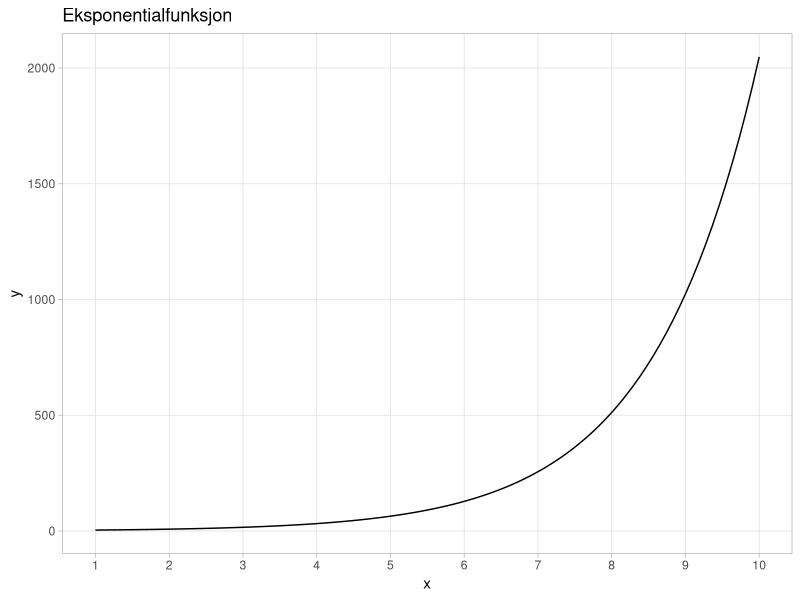
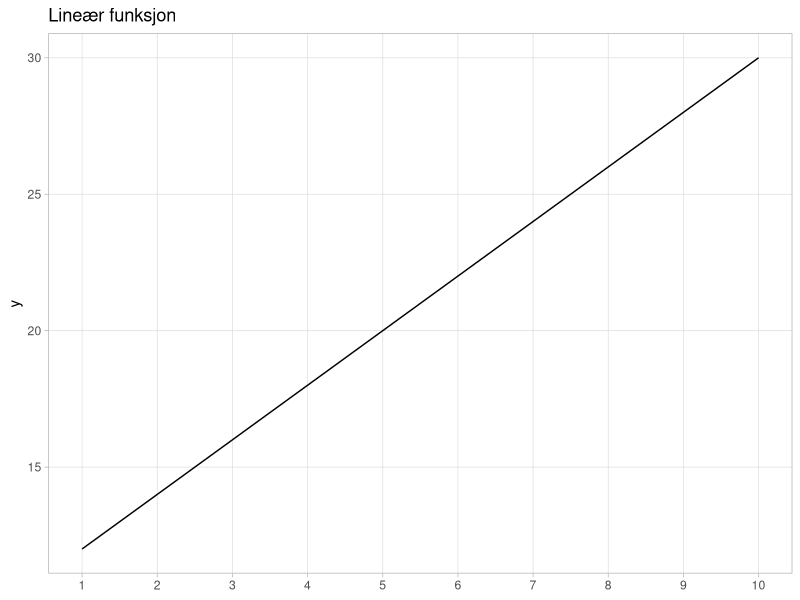

Write R code to recreate these figures, in order. (Note: this script raises an error after producing the figures.)
# TEMA

# Denne fila illustrerer hvordan lineære og eksponentielle funksjoner ser ut

# LAST INN PAKKER

library(tidyverse)

# FUNKSJONER

x <- 1:10
df <- tibble(x)

# Lineær funksjon

lin_function <- function(x){
  
  10 + 2*x
  
}

# Eksponentiell funksjon

exp_function <- function(x){
  
  2 * 2^x
  
}

# PLOTT

# Lineært plott

lin_plot <- df |> 
  ggplot(aes(x = x)) +
  stat_function(fun = lin_function) +
  theme_light() +
  labs(title = "Lineær funksjon",
       x = NULL) +
  theme(panel.grid.minor = element_blank()) +
  scale_x_continuous(breaks = seq(0, 10, 1))

# Eksponentielt plott

exp_plot <- df |> 
  ggplot(aes(x = x)) +
  stat_function(fun = exp_function) +
  theme_light() +
  labs(title = "Eksponentialfunksjon",
       x = "x") +
  theme(panel.grid.minor = element_blank()) +
  scale_x_continuous(breaks = seq(0, 10, 1))

lin_plot / exp_plot

# Lagre plott

setwd("C:/Users/simen/Desktop/hvgs_des_2023/grafer")

ggsave(plot = lin_exp_plot, 
       filename = "lin_exp_plot.jpg",
       dpi = 300,
       height = 4,
       width = 7
)